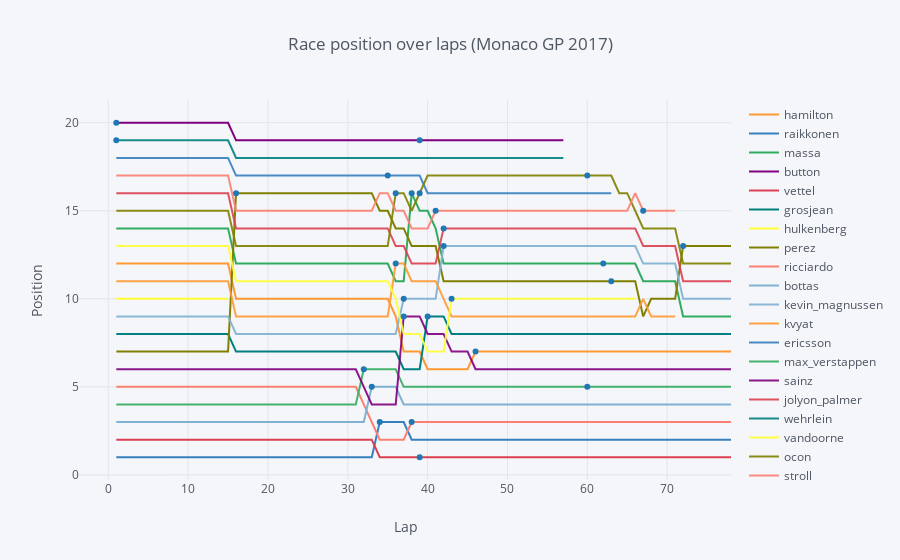

Notebook cell for this chart:
### Code cell
# fig = make_subplots(rows=2, cols=1)

fig = df.iplot(
    x='lap',
    y='position',
    categories='driverRef',
    xTitle="Lap",
    yTitle="Position",
    title="Race position over laps (Monaco GP 2017)",
    mode="lines",
    asFigure=True
)

fig.add_scatter(
    x=stops["lap"],
    y=stops["position"],
    mode="markers",
    name="pit duration",
    hoverinfo=None
)

iplot(fig)

### Figure 1 — Plotly figure (JSON) as saved in the notebook; plotly's stock layout.template omitted (floating-point values rounded to 4 significant figures)
{"data": [{"marker": {"color": "rgba(255, 153, 51, 1.0)", "line": {"width": 1.3}, "opacity": 0.8, "size": 12, "symbol": "circle"}, "mode": "lines", "name": "hamilton", "textfont": {"color": "#4D5663"}, "type": "scatter", "uid": "778dfed3-a87b-427e-8679-3c3127db22da", "x": [1, 2, 3, 4, 5, 6, 7, 8, 9, 10, 11, 12, 13, 14, 15, 16, 17, 18, 19, 20, 21, 22, 23, 24, 25, 26, 27, 28, 29, 30, 31, 32, 33, 34, 35, 36, 37, 38, 39, 40, 41, 42, 43, 44, 45, 46, 47, 48, 49, 50, 51, 52, 53, 54, 55, 56, 57, 58, 59, 60, 61, 62, 63, 64, 65, 66, 67, 68, 69, 70, 71, 72, 73, 74, 75, 76, 77, 78], "y": [12, 12, 12, 12, 12, 12, 12, 12, 12, 12, 12, 12, 12, 12, 12, 10, 10, 10, 10, 10, 10, 10, 10, 10, 10, 10, 10, 10, 10, 10, 10, 10, 10, 10, 10, 9, 7, 7, 7, 6, 6, 6, 6, 6, 6, 7, 7, 7, 7, 7, 7, 7, 7, 7, 7, 7, 7, 7, 7, 7, 7, 7, 7, 7, 7, 7, 7, 7, 7, 7, 7, 7, 7, 7, 7, 7, 7, 7]}, {"marker": {"color": "rgba(55, 128, 191, 1.0)", "line": {"width": 1.3}, "opacity": 0.8, "size": 12, "symbol": "circle"}, "mode": "lines", "name": "raikkonen", "textfont": {"color": "#4D5663"}, "type": "scatter", "uid": "694fffd0-c8e3-4890-8265-12a8b59b5564", "x": [1, 2, 3, 4, 5, 6, 7, 8, 9, 10, 11, 12, 13, 14, 15, 16, 17, 18, 19, 20, 21, 22, 23, 24, 25, 26, 27, 28, 29, 30, 31, 32, 33, 34, 35, 36, 37, 38, 39, 40, 41, 42, 43, 44, 45, 46, 47, 48, 49, 50, 51, 52, 53, 54, 55, 56, 57, 58, 59, 60, 61, 62, 63, 64, 65, 66, 67, 68, 69, 70, 71, 72, 73, 74, 75, 76, 77, 78], "y": [1, 1, 1, 1, 1, 1, 1, 1, 1, 1, 1, 1, 1, 1, 1, 1, 1, 1, 1, 1, 1, 1, 1, 1, 1, 1, 1, 1, 1, 1, 1, 1, 1, 3, 3, 3, 3, 2, 2, 2, 2, 2, 2, 2, 2, 2, 2, 2, 2, 2, 2, 2, 2, 2, 2, 2, 2, 2, 2, 2, 2, 2, 2, 2, 2, 2, 2, 2, 2, 2, 2, 2, 2, 2, 2, 2, 2, 2]}, {"marker": {"color": "rgba(50, 171, 96, 1.0)", "line": {"width": 1.3}, "opacity": 0.8, "size": 12, "symbol": "circle"}, "mode": "lines", "name": "massa", "textfont": {"color": "#4D5663"}, "type": "scatter", "uid": "33318e86-0a0a-434c-9d88-3400da23a79e", "x": [1, 2, 3, 4, 5, 6, 7, 8, 9, 10, 11, 12, 13, 14, 15, 16, 17, 18, 19, 20, 21, 22, 23, 24, 25, 26, 27, 28, 29, 30, 31, 32, 33, 34, 35, 36, 37, 38, 39, 40, 41, 42, 43, 44, 45, 46, 47, 48, 49, 50, 51, 52, 53, 54, 55, 56, 57, 58, 59, 60, 61, 62, 63, 64, 65, 66, 67, 68, 69, 70, 71, 72, 73, 74, 75, 76, 77, 78], "y": [14, 14, 14, 14, 14, 14, 14, 14, 14, 14, 14, 14, 14, 14, 14, 12, 12, 12, 12, 12, 12, 12, 12, 12, 12, 12, 12, 12, 12, 12, 12, 12, 12, 12, 12, 11, 11, 16, 15, 15, 14, 12, 12, 12, 12, 12, 12, 12, 12, 12, 12, 12, 12, 12, 12, 12, 12, 12, 12, 12, 12, 12, 12, 12, 12, 12, 11, 11, 11, 11, 11, 9, 9, 9, 9, 9, 9, 9]}, {"marker": {"color": "rgba(128, 0, 128, 1.0)", "line": {"width": 1.3}, "opacity": 0.8, "size": 12, "symbol": "circle"}, "mode": "lines", "name": "button", "textfont": {"color": "#4D5663"}, "type": "scatter", "uid": "97f65cdf-6576-4686-8c5f-4f28fb904107", "x": [1, 2, 3, 4, 5, 6, 7, 8, 9, 10, 11, 12, 13, 14, 15, 16, 17, 18, 19, 20, 21, 22, 23, 24, 25, 26, 27, 28, 29, 30, 31, 32, 33, 34, 35, 36, 37, 38, 39, 40, 41, 42, 43, 44, 45, 46, 47, 48, 49, 50, 51, 52, 53, 54, 55, 56, 57], "y": [20, 20, 20, 20, 20, 20, 20, 20, 20, 20, 20, 20, 20, 20, 20, 19, 19, 19, 19, 19, 19, 19, 19, 19, 19, 19, 19, 19, 19, 19, 19, 19, 19, 19, 19, 19, 19, 19, 19, 19, 19, 19, 19, 19, 19, 19, 19, 19, 19, 19, 19, 19, 19, 19, 19, 19, 19]}, {"marker": {"color": "rgba(219, 64, 82, 1.0)", "line": {"width": 1.3}, "opacity": 0.8, "size": 12, "symbol": "circle"}, "mode": "lines", "name": "vettel", "textfont": {"color": "#4D5663"}, "type": "scatter", "uid": "a420ff75-276d-40d4-8ca0-d2601c5c6957", "x": [1, 2, 3, 4, 5, 6, 7, 8, 9, 10, 11, 12, 13, 14, 15, 16, 17, 18, 19, 20, 21, 22, 23, 24, 25, 26, 27, 28, 29, 30, 31, 32, 33, 34, 35, 36, 37, 38, 39, 40, 41, 42, 43, 44, 45, 46, 47, 48, 49, 50, 51, 52, 53, 54, 55, 56, 57, 58, 59, 60, 61, 62, 63, 64, 65, 66, 67, 68, 69, 70, 71, 72, 73, 74, 75, 76, 77, 78], "y": [2, 2, 2, 2, 2, 2, 2, 2, 2, 2, 2, 2, 2, 2, 2, 2, 2, 2, 2, 2, 2, 2, 2, 2, 2, 2, 2, 2, 2, 2, 2, 2, 2, 1, 1, 1, 1, 1, 1, 1, 1, 1, 1, 1, 1, 1, 1, 1, 1, 1, 1, 1, 1, 1, 1, 1, 1, 1, 1, 1, 1, 1, 1, 1, 1, 1, 1, 1, 1, 1, 1, 1, 1, 1, 1, 1, 1, 1]}, {"marker": {"color": "rgba(0, 128, 128, 1.0)", "line": {"width": 1.3}, "opacity": 0.8, "size": 12, "symbol": "circle"}, "mode": "lines", "name": "grosjean", "textfont": {"color": "#4D5663"}, "type": "scatter", "uid": "8823c12c-5653-4038-922b-a4c24b425c82", "x": [1, 2, 3, 4, 5, 6, 7, 8, 9, 10, 11, 12, 13, 14, 15, 16, 17, 18, 19, 20, 21, 22, 23, 24, 25, 26, 27, 28, 29, 30, 31, 32, 33, 34, 35, 36, 37, 38, 39, 40, 41, 42, 43, 44, 45, 46, 47, 48, 49, 50, 51, 52, 53, 54, 55, 56, 57, 58, 59, 60, 61, 62, 63, 64, 65, 66, 67, 68, 69, 70, 71, 72, 73, 74, 75, 76, 77, 78], "y": [8, 8, 8, 8, 8, 8, 8, 8, 8, 8, 8, 8, 8, 8, 8, 7, 7, 7, 7, 7, 7, 7, 7, 7, 7, 7, 7, 7, 7, 7, 7, 7, 7, 7, 7, 7, 6, 6, 6, 9, 9, 9, 8, 8, 8, 8, 8, 8, 8, 8, 8, 8, 8, 8, 8, 8, 8, 8, 8, 8, 8, 8, 8, 8, 8, 8, 8, 8, 8, 8, 8, 8, 8, 8, 8, 8, 8, 8]}, {"marker": {"color": "rgba(255, 255, 51, 1.0)", "line": {"width": 1.3}, "opacity": 0.8, "size": 12, "symbol": "circle"}, "mode": "lines", "name": "hulkenberg", "textfont": {"color": "#4D5663"}, "type": "scatter", "uid": "fb412904-3f2f-430e-a3a1-9aafd4747506", "x": [1, 2, 3, 4, 5, 6, 7, 8, 9, 10, 11, 12, 13, 14, 15], "y": [10, 10, 10, 10, 10, 10, 10, 10, 10, 10, 10, 10, 10, 10, 10]}, {"marker": {"color": "rgba(128, 128, 0, 1.0)", "line": {"width": 1.3}, "opacity": 0.8, "size": 12, "symbol": "circle"}, "mode": "lines", "name": "perez", "textfont": {"color": "#4D5663"}, "type": "scatter", "uid": "4bdec914-dab0-49cb-a730-4bb6b3f51e60", "x": [1, 2, 3, 4, 5, 6, 7, 8, 9, 10, 11, 12, 13, 14, 15, 16, 17, 18, 19, 20, 21, 22, 23, 24, 25, 26, 27, 28, 29, 30, 31, 32, 33, 34, 35, 36, 37, 38, 39, 40, 41, 42, 43, 44, 45, 46, 47, 48, 49, 50, 51, 52, 53, 54, 55, 56, 57, 58, 59, 60, 61, 62, 63, 64, 65, 66, 67, 68, 69, 70, 71, 72, 73, 74, 75, 76, 77, 78], "y": [7, 7, 7, 7, 7, 7, 7, 7, 7, 7, 7, 7, 7, 7, 7, 16, 16, 16, 16, 16, 16, 16, 16, 16, 16, 16, 16, 16, 16, 16, 16, 16, 16, 15, 15, 14, 14, 13, 13, 13, 13, 11, 11, 11, 11, 11, 11, 11, 11, 11, 11, 11, 11, 11, 11, 11, 11, 11, 11, 11, 11, 11, 11, 11, 11, 11, 9, 10, 10, 10, 10, 13, 13, 13, 13, 13, 13, 13]}, {"marker": {"color": "rgba(251, 128, 114, 1.0)", "line": {"width": 1.3}, "opacity": 0.8, "size": 12, "symbol": "circle"}, "mode": "lines", "name": "ricciardo", "textfont": {"color": "#4D5663"}, "type": "scatter", "uid": "ed2e7e79-09db-4907-b920-73aa65accdda", "x": [1, 2, 3, 4, 5, 6, 7, 8, 9, 10, 11, 12, 13, 14, 15, 16, 17, 18, 19, 20, 21, 22, 23, 24, 25, 26, 27, 28, 29, 30, 31, 32, 33, 34, 35, 36, 37, 38, 39, 40, 41, 42, 43, 44, 45, 46, 47, 48, 49, 50, 51, 52, 53, 54, 55, 56, 57, 58, 59, 60, 61, 62, 63, 64, 65, 66, 67, 68, 69, 70, 71, 72, 73, 74, 75, 76, 77, 78], "y": [5, 5, 5, 5, 5, 5, 5, 5, 5, 5, 5, 5, 5, 5, 5, 5, 5, 5, 5, 5, 5, 5, 5, 5, 5, 5, 5, 5, 5, 5, 5, 4, 3, 2, 2, 2, 2, 3, 3, 3, 3, 3, 3, 3, 3, 3, 3, 3, 3, 3, 3, 3, 3, 3, 3, 3, 3, 3, 3, 3, 3, 3, 3, 3, 3, 3, 3, 3, 3, 3, 3, 3, 3, 3, 3, 3, 3, 3]}, {"marker": {"color": "rgba(128, 177, 211, 1.0)", "line": {"width": 1.3}, "opacity": 0.8, "size": 12, "symbol": "circle"}, "mode": "lines", "name": "bottas", "textfont": {"color": "#4D5663"}, "type": "scatter", "uid": "a27f4963-0cbe-41f6-9b1d-d4de995fa243", "x": [1, 2, 3, 4, 5, 6, 7, 8, 9, 10, 11, 12, 13, 14, 15, 16, 17, 18, 19, 20, 21, 22, 23, 24, 25, 26, 27, 28, 29, 30, 31, 32, 33, 34, 35, 36, 37, 38, 39, 40, 41, 42, 43, 44, 45, 46, 47, 48, 49, 50, 51, 52, 53, 54, 55, 56, 57, 58, 59, 60, 61, 62, 63, 64, 65, 66, 67, 68, 69, 70, 71, 72, 73, 74, 75, 76, 77, 78], "y": [3, 3, 3, 3, 3, 3, 3, 3, 3, 3, 3, 3, 3, 3, 3, 3, 3, 3, 3, 3, 3, 3, 3, 3, 3, 3, 3, 3, 3, 3, 3, 3, 5, 5, 5, 5, 4, 4, 4, 4, 4, 4, 4, 4, 4, 4, 4, 4, 4, 4, 4, 4, 4, 4, 4, 4, 4, 4, 4, 4, 4, 4, 4, 4, 4, 4, 4, 4, 4, 4, 4, 4, 4, 4, 4, 4, 4, 4]}, {"marker": {"color": "rgba(128, 177, 211, 0.8999999999999999)", "line": {"width": 1.3}, "opacity": 0.8, "size": 12, "symbol": "circle"}, "mode": "lines", "name": "kevin_magnussen", "textfont": {"color": "#4D5663"}, "type": "scatter", "uid": "c7ccd868-48b2-47da-a3b1-f3d804561117", "x": [1, 2, 3, 4, 5, 6, 7, 8, 9, 10, 11, 12, 13, 14, 15, 16, 17, 18, 19, 20, 21, 22, 23, 24, 25, 26, 27, 28, 29, 30, 31, 32, 33, 34, 35, 36, 37, 38, 39, 40, 41, 42, 43, 44, 45, 46, 47, 48, 49, 50, 51, 52, 53, 54, 55, 56, 57, 58, 59, 60, 61, 62, 63, 64, 65, 66, 67, 68, 69, 70, 71, 72, 73, 74, 75, 76, 77, 78], "y": [9, 9, 9, 9, 9, 9, 9, 9, 9, 9, 9, 9, 9, 9, 9, 8, 8, 8, 8, 8, 8, 8, 8, 8, 8, 8, 8, 8, 8, 8, 8, 8, 8, 8, 8, 8, 10, 10, 10, 10, 10, 13, 13, 13, 13, 13, 13, 13, 13, 13, 13, 13, 13, 13, 13, 13, 13, 13, 13, 13, 13, 13, 13, 13, 13, 13, 12, 12, 12, 12, 12, 10, 10, 10, 10, 10, 10, 10]}, {"marker": {"color": "rgba(255, 153, 51, 0.8999999999999999)", "line": {"width": 1.3}, "opacity": 0.8, "size": 12, "symbol": "circle"}, "mode": "lines", "name": "kvyat", "textfont": {"color": "#4D5663"}, "type": "scatter", "uid": "c4f28f9e-129e-4f47-9c47-e595fea1a265", "x": [1, 2, 3, 4, 5, 6, 7, 8, 9, 10, 11, 12, 13, 14, 15, 16, 17, 18, 19, 20, 21, 22, 23, 24, 25, 26, 27, 28, 29, 30, 31, 32, 33, 34, 35, 36, 37, 38, 39, 40, 41, 42, 43, 44, 45, 46, 47, 48, 49, 50, 51, 52, 53, 54, 55, 56, 57, 58, 59, 60, 61, 62, 63, 64, 65, 66, 67, 68, 69, 70, 71], "y": [11, 11, 11, 11, 11, 11, 11, 11, 11, 11, 11, 11, 11, 11, 11, 9, 9, 9, 9, 9, 9, 9, 9, 9, 9, 9, 9, 9, 9, 9, 9, 9, 9, 9, 9, 12, 12, 11, 11, 11, 11, 10, 9, 9, 9, 9, 9, 9, 9, 9, 9, 9, 9, 9, 9, 9, 9, 9, 9, 9, 9, 9, 9, 9, 9, 9, 10, 9, 9, 9, 9]}, {"marker": {"color": "rgba(55, 128, 191, 0.8999999999999999)", "line": {"width": 1.3}, "opacity": 0.8, "size": 12, "symbol": "circle"}, "mode": "lines", "name": "ericsson", "textfont": {"color": "#4D5663"}, "type": "scatter", "uid": "f89903d1-5df0-4b76-8af9-30ef8741c83a", "x": [1, 2, 3, 4, 5, 6, 7, 8, 9, 10, 11, 12, 13, 14, 15, 16, 17, 18, 19, 20, 21, 22, 23, 24, 25, 26, 27, 28, 29, 30, 31, 32, 33, 34, 35, 36, 37, 38, 39, 40, 41, 42, 43, 44, 45, 46, 47, 48, 49, 50, 51, 52, 53, 54, 55, 56, 57, 58, 59, 60, 61, 62, 63], "y": [18, 18, 18, 18, 18, 18, 18, 18, 18, 18, 18, 18, 18, 18, 18, 17, 17, 17, 17, 17, 17, 17, 17, 17, 17, 17, 17, 17, 17, 17, 17, 17, 17, 17, 17, 17, 17, 17, 17, 16, 16, 16, 16, 16, 16, 16, 16, 16, 16, 16, 16, 16, 16, 16, 16, 16, 16, 16, 16, 16, 16, 16, 16]}, {"marker": {"color": "rgba(50, 171, 96, 0.8999999999999999)", "line": {"width": 1.3}, "opacity": 0.8, "size": 12, "symbol": "circle"}, "mode": "lines", "name": "max_verstappen", "textfont": {"color": "#4D5663"}, "type": "scatter", "uid": "3016b150-3f72-4efd-bd2c-37337e1a00ae", "x": [1, 2, 3, 4, 5, 6, 7, 8, 9, 10, 11, 12, 13, 14, 15, 16, 17, 18, 19, 20, 21, 22, 23, 24, 25, 26, 27, 28, 29, 30, 31, 32, 33, 34, 35, 36, 37, 38, 39, 40, 41, 42, 43, 44, 45, 46, 47, 48, 49, 50, 51, 52, 53, 54, 55, 56, 57, 58, 59, 60, 61, 62, 63, 64, 65, 66, 67, 68, 69, 70, 71, 72, 73, 74, 75, 76, 77, 78], "y": [4, 4, 4, 4, 4, 4, 4, 4, 4, 4, 4, 4, 4, 4, 4, 4, 4, 4, 4, 4, 4, 4, 4, 4, 4, 4, 4, 4, 4, 4, 4, 6, 6, 6, 6, 6, 5, 5, 5, 5, 5, 5, 5, 5, 5, 5, 5, 5, 5, 5, 5, 5, 5, 5, 5, 5, 5, 5, 5, 5, 5, 5, 5, 5, 5, 5, 5, 5, 5, 5, 5, 5, 5, 5, 5, 5, 5, 5]}, {"marker": {"color": "rgba(128, 0, 128, 0.8999999999999999)", "line": {"width": 1.3}, "opacity": 0.8, "size": 12, "symbol": "circle"}, "mode": "lines", "name": "sainz", "textfont": {"color": "#4D5663"}, "type": "scatter", "uid": "783ab9da-7150-4e59-a78f-f6defa9bb5ab", "x": [1, 2, 3, 4, 5, 6, 7, 8, 9, 10, 11, 12, 13, 14, 15, 16, 17, 18, 19, 20, 21, 22, 23, 24, 25, 26, 27, 28, 29, 30, 31, 32, 33, 34, 35, 36, 37, 38, 39, 40, 41, 42, 43, 44, 45, 46, 47, 48, 49, 50, 51, 52, 53, 54, 55, 56, 57, 58, 59, 60, 61, 62, 63, 64, 65, 66, 67, 68, 69, 70, 71, 72, 73, 74, 75, 76, 77, 78], "y": [6, 6, 6, 6, 6, 6, 6, 6, 6, 6, 6, 6, 6, 6, 6, 6, 6, 6, 6, 6, 6, 6, 6, 6, 6, 6, 6, 6, 6, 6, 6, 5, 4, 4, 4, 4, 9, 9, 9, 8, 8, 8, 7, 7, 7, 6, 6, 6, 6, 6, 6, 6, 6, 6, 6, 6, 6, 6, 6, 6, 6, 6, 6, 6, 6, 6, 6, 6, 6, 6, 6, 6, 6, 6, 6, 6, 6, 6]}, {"marker": {"color": "rgba(219, 64, 82, 0.8999999999999999)", "line": {"width": 1.3}, "opacity": 0.8, "size": 12, "symbol": "circle"}, "mode": "lines", "name": "jolyon_palmer", "textfont": {"color": "#4D5663"}, "type": "scatter", "uid": "d5ad046e-e6c4-4968-b3e7-b0e1eac6c5e4", "x": [1, 2, 3, 4, 5, 6, 7, 8, 9, 10, 11, 12, 13, 14, 15, 16, 17, 18, 19, 20, 21, 22, 23, 24, 25, 26, 27, 28, 29, 30, 31, 32, 33, 34, 35, 36, 37, 38, 39, 40, 41, 42, 43, 44, 45, 46, 47, 48, 49, 50, 51, 52, 53, 54, 55, 56, 57, 58, 59, 60, 61, 62, 63, 64, 65, 66, 67, 68, 69, 70, 71, 72, 73, 74, 75, 76, 77, 78], "y": [16, 16, 16, 16, 16, 16, 16, 16, 16, 16, 16, 16, 16, 16, 16, 14, 14, 14, 14, 14, 14, 14, 14, 14, 14, 14, 14, 14, 14, 14, 14, 14, 14, 14, 14, 13, 13, 12, 12, 12, 12, 14, 14, 14, 14, 14, 14, 14, 14, 14, 14, 14, 14, 14, 14, 14, 14, 14, 14, 14, 14, 14, 14, 14, 14, 14, 13, 13, 13, 13, 13, 11, 11, 11, 11, 11, 11, 11]}, {"marker": {"color": "rgba(0, 128, 128, 0.8999999999999999)", "line": {"width": 1.3}, "opacity": 0.8, "size": 12, "symbol": "circle"}, "mode": "lines", "name": "wehrlein", "textfont": {"color": "#4D5663"}, "type": "scatter", "uid": "559abdfe-a893-4712-9c6f-d693e16786cd", "x": [1, 2, 3, 4, 5, 6, 7, 8, 9, 10, 11, 12, 13, 14, 15, 16, 17, 18, 19, 20, 21, 22, 23, 24, 25, 26, 27, 28, 29, 30, 31, 32, 33, 34, 35, 36, 37, 38, 39, 40, 41, 42, 43, 44, 45, 46, 47, 48, 49, 50, 51, 52, 53, 54, 55, 56, 57], "y": [19, 19, 19, 19, 19, 19, 19, 19, 19, 19, 19, 19, 19, 19, 19, 18, 18, 18, 18, 18, 18, 18, 18, 18, 18, 18, 18, 18, 18, 18, 18, 18, 18, 18, 18, 18, 18, 18, 18, 18, 18, 18, 18, 18, 18, 18, 18, 18, 18, 18, 18, 18, 18, 18, 18, 18, 18]}, {"marker": {"color": "rgba(255, 255, 51, 0.8999999999999999)", "line": {"width": 1.3}, "opacity": 0.8, "size": 12, "symbol": "circle"}, "mode": "lines", "name": "vandoorne", "textfont": {"color": "#4D5663"}, "type": "scatter", "uid": "96f10274-2754-45a9-a649-da07a5763cba", "x": [1, 2, 3, 4, 5, 6, 7, 8, 9, 10, 11, 12, 13, 14, 15, 16, 17, 18, 19, 20, 21, 22, 23, 24, 25, 26, 27, 28, 29, 30, 31, 32, 33, 34, 35, 36, 37, 38, 39, 40, 41, 42, 43, 44, 45, 46, 47, 48, 49, 50, 51, 52, 53, 54, 55, 56, 57, 58, 59, 60, 61, 62, 63, 64, 65, 66], "y": [13, 13, 13, 13, 13, 13, 13, 13, 13, 13, 13, 13, 13, 13, 13, 11, 11, 11, 11, 11, 11, 11, 11, 11, 11, 11, 11, 11, 11, 11, 11, 11, 11, 11, 11, 10, 8, 8, 8, 7, 7, 7, 10, 10, 10, 10, 10, 10, 10, 10, 10, 10, 10, 10, 10, 10, 10, 10, 10, 10, 10, 10, 10, 10, 10, 10]}, {"marker": {"color": "rgba(128, 128, 0, 0.8999999999999999)", "line": {"width": 1.3}, "opacity": 0.8, "size": 12, "symbol": "circle"}, "mode": "lines", "name": "ocon", "textfont": {"color": "#4D5663"}, "type": "scatter", "uid": "c654c515-7279-4945-aba7-df1f07303631", "x": [1, 2, 3, 4, 5, 6, 7, 8, 9, 10, 11, 12, 13, 14, 15, 16, 17, 18, 19, 20, 21, 22, 23, 24, 25, 26, 27, 28, 29, 30, 31, 32, 33, 34, 35, 36, 37, 38, 39, 40, 41, 42, 43, 44, 45, 46, 47, 48, 49, 50, 51, 52, 53, 54, 55, 56, 57, 58, 59, 60, 61, 62, 63, 64, 65, 66, 67, 68, 69, 70, 71, 72, 73, 74, 75, 76, 77, 78], "y": [15, 15, 15, 15, 15, 15, 15, 15, 15, 15, 15, 15, 15, 15, 15, 13, 13, 13, 13, 13, 13, 13, 13, 13, 13, 13, 13, 13, 13, 13, 13, 13, 13, 13, 13, 16, 16, 15, 16, 17, 17, 17, 17, 17, 17, 17, 17, 17, 17, 17, 17, 17, 17, 17, 17, 17, 17, 17, 17, 17, 17, 17, 17, 16, 16, 15, 14, 14, 14, 14, 14, 12, 12, 12, 12, 12, 12, 12]}, {"marker": {"color": "rgba(251, 128, 114, 0.8999999999999999)", "line": {"width": 1.3}, "opacity": 0.8, "size": 12, "symbol": "circle"}, "mode": "lines", "name": "stroll", "textfont": {"color": "#4D5663"}, "type": "scatter", "uid": "ea95876b-ce3c-4fa5-9747-39cc611075e4", "x": [1, 2, 3, 4, 5, 6, 7, 8, 9, 10, 11, 12, 13, 14, 15, 16, 17, 18, 19, 20, 21, 22, 23, 24, 25, 26, 27, 28, 29, 30, 31, 32, 33, 34, 35, 36, 37, 38, 39, 40, 41, 42, 43, 44, 45, 46, 47, 48, 49, 50, 51, 52, 53, 54, 55, 56, 57, 58, 59, 60, 61, 62, 63, 64, 65, 66, 67, 68, 69, 70, 71], "y": [17, 17, 17, 17, 17, 17, 17, 17, 17, 17, 17, 17, 17, 17, 17, 15, 15, 15, 15, 15, 15, 15, 15, 15, 15, 15, 15, 15, 15, 15, 15, 15, 15, 16, 16, 15, 15, 14, 14, 14, 15, 15, 15, 15, 15, 15, 15, 15, 15, 15, 15, 15, 15, 15, 15, 15, 15, 15, 15, 15, 15, 15, 15, 15, 15, 16, 15, 15, 15, 15, 15]}, {"mode": "markers", "name": "pit duration", "type": "scatter", "uid": "468ea313-a74a-4c71-a525-cc4116e2cd4f", "x": [46, 34, 38, 62, 1, 39, 39, 40, 16, 63, 72, 38, 33, 37, 42, 36, 35, 32, 60, 37, 42, 1, 43, 36, 39, 60, 41, 67], "y": [7, 3, 16, 12, 20, 19, 1, 9, 16, 11, 13, 3, 5, 10, 13, 12, 17, 6, 5, 9, 14, 19, 10, 16, 16, 17, 15, 15]}], "layout": {"legend": {"bgcolor": "#F5F6F9", "font": {"color": "#4D5663"}}, "paper_bgcolor": "#F5F6F9", "plot_bgcolor": "#F5F6F9", "title": {"font": {"color": "#4D5663"}, "text": "Race position over laps (Monaco GP 2017)"}, "xaxis": {"gridcolor": "#E1E5ED", "showgrid": true, "tickfont": {"color": "#4D5663"}, "title": {"font": {"color": "#4D5663"}, "text": "Lap"}, "zerolinecolor": "#E1E5ED"}, "yaxis": {"gridcolor": "#E1E5ED", "showgrid": true, "tickfont": {"color": "#4D5663"}, "title": {"font": {"color": "#4D5663"}, "text": "Position"}, "zerolinecolor": "#E1E5ED"}}}
